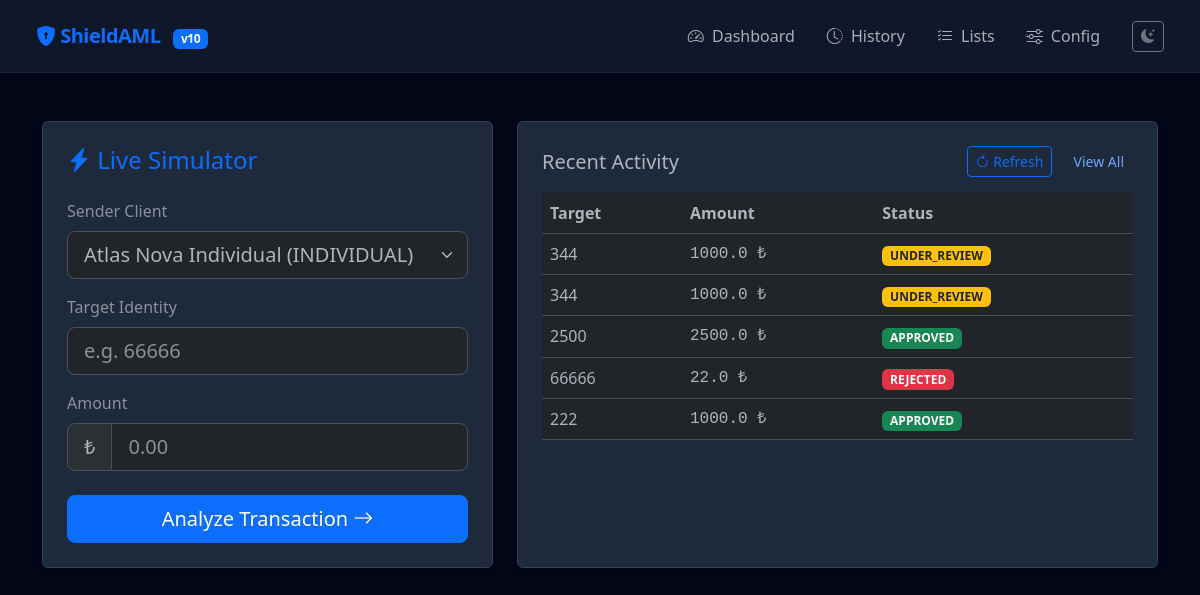
The page / on the database its author committed.
### app/models.py (models this page shows)
class Transaction(Base):
    __tablename__ = "transactions"
    id = Column(Integer, primary_key=True)
    sender_id = Column(Integer, ForeignKey("users.id"))
    target_identity_no = Column(String)
    amount = Column(Float)
    timestamp = Column(DateTime, default=datetime.datetime.utcnow)
    status = Column(String, default="PENDING") # PENDING, APPROVED, REJECTED, SAVED_FOR_LATER
    risk_score = Column(Integer, default=0)
    triggered_rules = Column(String, nullable=True)

### app/main.py (the view)
@app.get("/", response_class=HTMLResponse)
async def dashboard_page(request: Request, db: Session = Depends(get_db)):
    recent_txs = db.query(Transaction).order_by(desc(Transaction.timestamp)).limit(5).all()
    users = db.query(User).all()
    return templates.TemplateResponse("dashboard.html", {"request": request, "recent_txs": recent_txs, "users": users})

### app/templates/dashboard.html (shortened to what this page needs)
{% extends "layout.html" %}
{% block content %}
<div class="row">
    <div class="col-md-5">
        <div class="card h-100 p-4 shadow-sm">
            <h4 class="mb-4 text-primary"><i class="bi bi-lightning-charge-fill"></i> Live Simulator</h4>
            <div class="mb-3">
                <label class="form-label text-muted">Sender Client</label>
                <select id="sender" class="form-select form-select-lg">
                    {% for user in users %}
                    <option value="{{ user.id }}">{{ user.full_name }} ({{ user.segment }})</option>
                    {% endfor %}
                </select>
            </div>
            <div class="mb-3">
                <label class="form-label text-muted">Target Identity</label>
                <input type="text" id="target" class="form-control form-control-lg" placeholder="e.g. 66666">
            </div>
            <div class="mb-3">
                <label class="form-label text-muted">Amount</label>
                <div class="input-group input-group-lg">
                    <span class="input-group-text">₺</span>
                    <input type="number" id="amount" class="form-control" placeholder="0.00">
                </div>
            </div>
            <button onclick="sendTx()" class="btn btn-primary btn-lg w-100 mt-2">
                Analyze Transaction <i class="bi bi-arrow-right"></i>
            </button>
        </div>
    </div>
    <div class="col-md-7">
        <div class="card p-4 shadow-sm h-100">
            <div class="d-flex justify-content-between align-items-center mb-3">
                <h5 class="mb-0">Recent Activity</h5>
                <div>
                    <button onclick="refreshTable()" class="btn btn-sm btn-outline-primary me-2">
                        <i class="bi bi-arrow-clockwise"></i> Refresh
                    </button>
                    <a href="/history" class="btn btn-sm btn-link text-decoration-none">View All</a>
                </div>
            </div>
            <div class="table-responsive">
                <table class="table table-hover align-middle">
                    <thead><tr><th>Target</th><th>Amount</th><th>Status</th></tr></thead>
                    <tbody id="recent-table">
                        {% for tx in recent_txs %}
                        <tr>
                            <td>{{ tx.target_identity_no }}</td>
                            <td class="font-monospace">{{ tx.amount }} ₺</td>
                            <td>
                                {% if tx.status == 'APPROVED' %} <span class="badge bg-success">APPROVED</span>
                                {% elif tx.status == 'REJECTED' %} <span class="badge bg-danger">REJECTED</span>
                                {% elif tx.status == 'SAVED_FOR_LATER' %} <span class="badge bg-info text-dark">SAVED (MAINTENANCE)</span>
                                {% else %} <span class="badge bg-warning text-dark">{{ tx.status }}</span>
                                {% endif %}
                            </td>
                        </tr>
                        {% endfor %}
                    </tbody>
                </table>
            </div>
        </div>
    </div>
</div>
{% endblock %}

### app/templates/layout.html (shortened to what this page needs)
<!DOCTYPE html>
<html lang="en" data-bs-theme="dark">
<head>
    <link href="https://cdn.jsdelivr.net/npm/bootstrap@5.3.0/dist/css/bootstrap.min.css" rel="stylesheet">
    <link rel="stylesheet" href="https://cdn.jsdelivr.net/npm/bootstrap-icons@1.10.0/font/bootstrap-icons.css">
</head>
<body>
    <nav class="navbar navbar-expand-lg px-4 py-3">
        <div class="container-fluid">
            <a class="navbar-brand text-primary" href="/">
                <i class="bi bi-shield-lock-fill"></i> ShieldAML <span class="badge bg-primary text-white ms-2" style="font-size: 0.6em;">v10</span>
            </a>
            <div class="d-flex align-items-center">
                <ul class="navbar-nav flex-row me-4">
                    <li class="nav-item me-3"><a class="nav-link" href="/"><i class="bi bi-speedometer2 me-1"></i> Dashboard</a></li>
                    <li class="nav-item me-3"><a class="nav-link" href="/history"><i class="bi bi-clock-history me-1"></i> History</a></li>
                    <li class="nav-item me-3"><a class="nav-link" href="/lists"><i class="bi bi-list-check me-1"></i> Lists</a></li>
                    <li class="nav-item"><a class="nav-link" href="/config"><i class="bi bi-sliders me-1"></i> Config</a></li>
                </ul>
                <button class="btn btn-outline-secondary btn-sm" id="themeToggle" onclick="toggleTheme()">
                    <i class="bi bi-moon-stars-fill" id="themeIcon"></i>
                </button>
            </div>
        </div>
    </nav>
    <div class="container mt-5">
        {% block content %}{% endblock %}
    </div>
</body>
</html>

### app/templates/layout.html (style rules this page uses)
body { font-family: 'Segoe UI', system-ui, -apple-system, sans-serif; transition: background-color 0.3s; }
.navbar-brand { font-weight: 700; letter-spacing: -0.5px; }
.card { border: none; box-shadow: 0 4px 6px -1px rgba(0, 0, 0, 0.1); transition: transform 0.2s; }
[data-bs-theme="dark"] .navbar { background-color: #0f172a !important; border-bottom: 1px solid #1e293b; }
[data-bs-theme="dark"] body { background-color: #020617; }
[data-bs-theme="dark"] .card { background-color: #1e293b; border: 1px solid #334155; }

### rows shown on the page
Transaction: target_identity_no "344", amount "1000.0", status "UNDER_REVIEW"
Transaction: target_identity_no "344", amount "1000.0", status "UNDER_REVIEW"
Transaction: target_identity_no "2500", amount "2500.0", status "APPROVED"
Transaction: target_identity_no "66666", amount "22.0", status "REJECTED"
Transaction: target_identity_no "222", amount "1000.0", status "APPROVED"

### other values the page prints
form field value "Atlas Nova Individual (INDIVIDUAL)"
